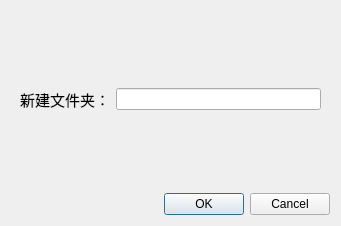
<?xml version="1.0" encoding="UTF-8"?>
<ui version="4.0">
 <class>CreateDirDialog</class>
 <widget class="QDialog" name="CreateDirDialog">
  <property name="geometry">
   <rect>
    <x>0</x>
    <y>0</y>
    <width>341</width>
    <height>226</height>
   </rect>
  </property>
  <property name="windowTitle">
   <string>Dialog</string>
  </property>
  <layout class="QVBoxLayout" name="verticalLayout">
   <item>
    <widget class="QWidget" name="widget" native="true">
     <layout class="QHBoxLayout" name="horizontalLayout_2">
      <item>
       <widget class="QLabel" name="label">
        <property name="sizePolicy">
         <sizepolicy hsizetype="Fixed" vsizetype="Preferred">
          <horstretch>0</horstretch>
          <verstretch>0</verstretch>
         </sizepolicy>
        </property>
        <property name="font">
         <font>
          <pointsize>11</pointsize>
         </font>
        </property>
        <property name="text">
         <string>新建文件夹：</string>
        </property>
       </widget>
      </item>
      <item>
       <widget class="QLineEdit" name="lineEdit">
        <property name="sizePolicy">
         <sizepolicy hsizetype="Preferred" vsizetype="Fixed">
          <horstretch>0</horstretch>
          <verstretch>0</verstretch>
         </sizepolicy>
        </property>
       </widget>
      </item>
     </layout>
    </widget>
   </item>
   <item>
    <widget class="QDialogButtonBox" name="buttonBox">
     <property name="orientation">
      <enum>Qt::Orientation::Horizontal</enum>
     </property>
     <property name="standardButtons">
      <set>QDialogButtonBox::StandardButton::Cancel|QDialogButtonBox::StandardButton::Ok</set>
     </property>
    </widget>
   </item>
  </layout>
 </widget>
 <resources/>
 <connections>
  <connection>
   <sender>buttonBox</sender>
   <signal>accepted()</signal>
   <receiver>CreateDirDialog</receiver>
   <slot>accept()</slot>
   <hints>
    <hint type="sourcelabel">
     <x>248</x>
     <y>254</y>
    </hint>
    <hint type="destinationlabel">
     <x>157</x>
     <y>274</y>
    </hint>
   </hints>
  </connection>
  <connection>
   <sender>buttonBox</sender>
   <signal>rejected()</signal>
   <receiver>CreateDirDialog</receiver>
   <slot>reject()</slot>
   <hints>
    <hint type="sourcelabel">
     <x>316</x>
     <y>260</y>
    </hint>
    <hint type="destinationlabel">
     <x>286</x>
     <y>274</y>
    </hint>
   </hints>
  </connection>
 </connections>
</ui>
